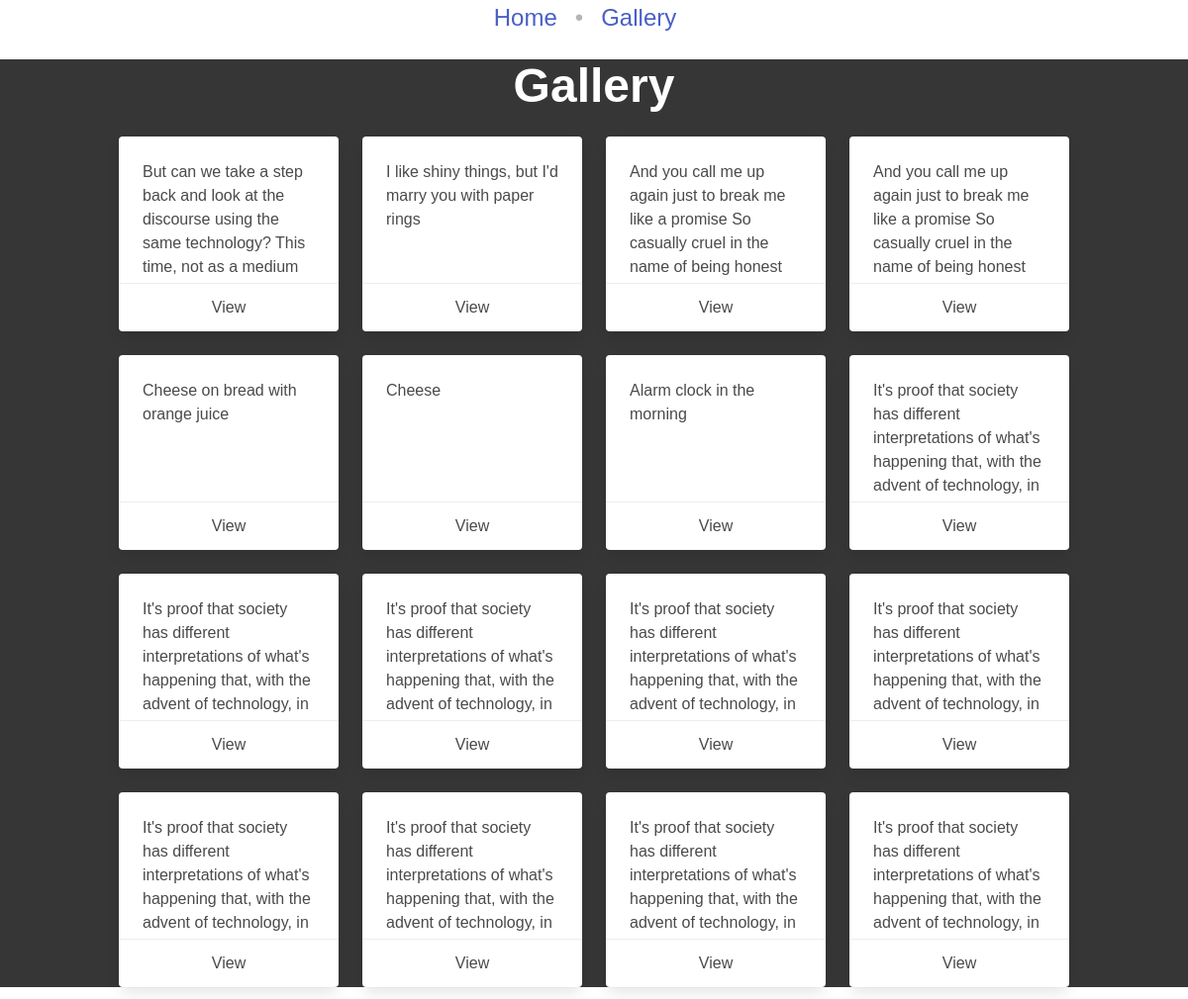
The page /gallery on the database its author committed.
### app.py (models this page shows, shortened)
class Todo(db.Model):
    id = db.Column(db.Integer, primary_key = True)
    content = db.Column(db.String(200), nullable=False)
    fear = db.Column(db.Float, nullable=False)
    surprise = db.Column(db.Float, nullable=False)
    happy = db.Column(db.Float, nullable=False)
    angry = db.Column(db.Float, nullable=False)
    sad = db.Column(db.Float, nullable=False)
    date_created = db.Column(db.DateTime, default=datetime.utcnow)

### app.py (the view)
@app.route("/gallery")
def gallery():
    tasks = Todo.query.order_by(Todo.date_created.desc()).limit(16).all()
    return render_template("gallery.html", tasks=tasks)

### templates/gallery.html (shortened to what this page needs)
{% extends 'base.html' %}
{% block body %}
    <div class="hero is-fullheight is-dark">
        <div class="title is-1 is-half is-offset-one-quarter has-text-centered">
            Gallery
        </div>
        <div class="container">
            {% if tasks|length < 1 %}
            <h4>There are no outputs.</h4>
            {% else %}
            <div class="columns is-multiline ">
                {% for task in tasks %}
                <div class="column is-one-quarter-desktop is-half-tablet is-mobile">
                    <div class="card">
                        <div class="card-image">
                            <figure class="image is-3by2">
                            </figure>
                            <div class="card-content is-overlay is-clipped">
                                <span class="is-info">
                                    {{ task.content }}
                                </span>
                            </div>
                        </div>
                        <footer class="card-footer">
                            <a href="/img/{{task.id}}" class="card-footer-item">
                                View
                            </a>
                        </footer>
                    </div>
                </div>
                {% endfor %}
            </div>
            {% endif %}
        </div>
    </div>
{% endblock %}

### templates/base.html (shortened to what this page needs)
<!DOCTYPE html>
<html lang="en">
<head>
    <link rel="stylesheet" href="https://cdn.jsdelivr.net/npm/bulma@0.9.3/css/bulma.min.css">
    <link rel="stylesheet" href="{{ url_for('static', filename='css/main.css') }}">
</head>
<body>
    <nav class="breadcrumb has-bullet-separator is-centered is-large" aria-label="breadcrumbs">
        <ul>
            <li><a href="/">Home</a></li>
            <li><a href="/gallery">Gallery</a></li>
        </ul>
     </nav>
    {% block body %} {% endblock %}
</body>
</html>

### static/css/main.css (style rules this page uses)
body { font-family: 'Thasadith', sans-serif; }
.container { display: flex; }

### rows shown on the page
Todo: content "But can we take a step back and look at the discourse using the same technology? This time, not as a medium…"
Todo: content "I like shiny things, but I'd marry you with paper rings"
Todo: content "And you call me up again just to break me like a promise So casually cruel in the name of being honest…"
Todo: content "And you call me up again just to break me like a promise So casually cruel in the name of being honest…"
Todo: content "Cheese on bread with orange juice"
Todo: content "Cheese"
Todo: content "Alarm clock in the morning"
Todo: content "It's proof that society has different interpretations of what's happening that, with the advent of technology, in…"
Todo: content "It's proof that society has different interpretations of what's happening that, with the advent of technology, in…"
Todo: content "It's proof that society has different interpretations of what's happening that, with the advent of technology, in…"
Todo: content "It's proof that society has different interpretations of what's happening that, with the advent of technology, in…"
Todo: content "It's proof that society has different interpretations of what's happening that, with the advent of technology, in…"
Todo: content "It's proof that society has different interpretations of what's happening that, with the advent of technology, in…"
Todo: content "It's proof that society has different interpretations of what's happening that, with the advent of technology, in…"
Todo: content "It's proof that society has different interpretations of what's happening that, with the advent of technology, in…"
Todo: content "It's proof that society has different interpretations of what's happening that, with the advent of technology, in…"
